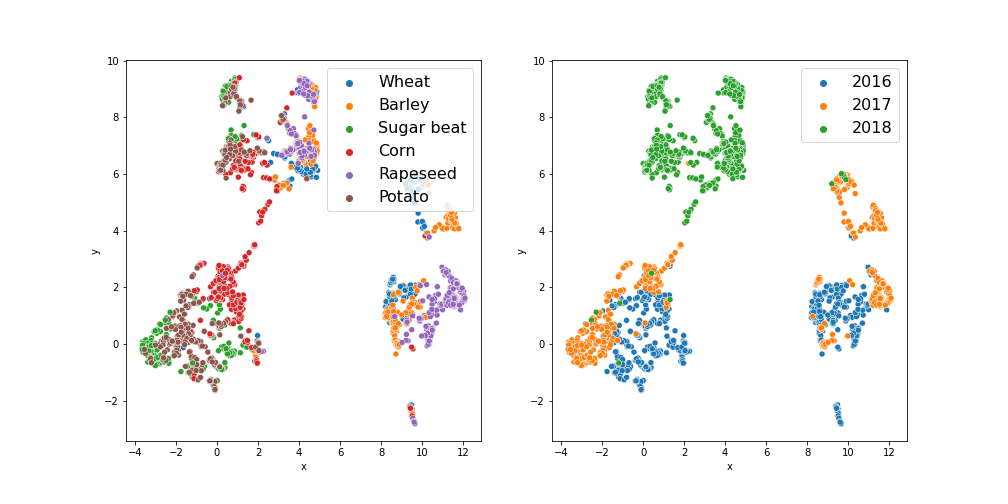

Write the Python code that produced this figure.
# %%
import sklearn.datasets
import pandas as pd
import numpy as np
import umap
import umap.plot
import lightly

import torch
import seaborn as sns
import numpy as np

import sys
sys.path.append('./model')
sys.path.append('..')

from model import *
from processing import *
import math

from sklearn.datasets import load_digits
from sklearn.model_selection import train_test_split
from sklearn.preprocessing import StandardScaler
import matplotlib.pyplot as plt

# %%
# set the path to the dataset
path_to_data = '../../data/simpsons_100/'
batch_size = 16
input_size = 256
num_workers = 0
seed = 1
epochs = 50

# seed torch and numpy
torch.manual_seed(0)
np.random.seed(0)

# define the augmentations for self-supervised learning
collate_fn = lightly.data.ImageCollateFunction(
    input_size=input_size,
    # require invariance to flips and rotations
    hf_prob=0.5,
    vf_prob=0.5,
    rr_prob=0.5,
    # satellite images are all taken from the same height
    # so we use only slight random cropping
    min_scale=0.5,
    # use a weak color jitter for invariance w.r.t small color changes
    cj_prob=0.2,
    cj_bright=0.1,
    cj_contrast=0.1,
    cj_hue=0.1,
    cj_sat=0.1,
)
# create a torchvision transformation for embedding the dataset after training
# here, we resize the images to match the input size during training and apply
# a normalization of the color channel based on statistics from imagenet
test_transforms = torchvision.transforms.Compose([
    torchvision.transforms.Resize((input_size, input_size)),
    torchvision.transforms.ToTensor(),
    torchvision.transforms.Normalize(
        mean=lightly.data.collate.imagenet_normalize['mean'],
        std=lightly.data.collate.imagenet_normalize['std'],
    )
])


dataset_train_simsiam = lightly.data.LightlyDataset(
    input_dir=path_to_data
)

# create a dataloader for training
dataloader_train_simsiam = torch.utils.data.DataLoader(
    dataset_train_simsiam,
    batch_size=batch_size,
    shuffle=True,
    collate_fn=collate_fn,
    drop_last=True,
    num_workers=num_workers
)

# create a lightly dataset for embedding
dataset_test = lightly.data.LightlyDataset(
    input_dir=path_to_data,
    transform=test_transforms
)

# create a dataloader for embedding
dataloader_test = torch.utils.data.DataLoader(
    dataset_test,
    batch_size=batch_size,
    shuffle=False,
    drop_last=False,
    num_workers=num_workers
)


bavaria_reordered = pd.read_excel(
    '../../data/cropdata/Bavaria/sentinel-2/data2016-2018.xlsx', index_col=0)
bavaria_test_reordered = pd.read_excel(
    '../../data/cropdata/Bavaria/sentinel-2/TestData.xlsx', index_col=0)

train = utils.clean_bavarian_labels(bavaria_reordered)
test = utils.clean_bavarian_labels(bavaria_test_reordered)

#################################################
#main
#################################################
#https://umap-learn.readthedocs.io/en/latest/transform.html?highlight=classification%20accuracy
#https://umap-learn.readthedocs.io/en/latest/aligned_umap_basic_usage.html

#mapper = umap.UMAP().fit(embeddings_2d)
#umap.plot.points(mapper, color_key_cmap='Paired', background='black')
# %%
test = train.columns.values.tolist()
test.remove('NC')
test.remove('area')
#test.remove('Year')

# %%
train = train[train.NC != 0]
train.NC.unique()
# %%
train.describe()
# %%
#sns.pairplot(train, hue='NC')
# %%
reducer = umap.UMAP()
_data = train[test].values
scaled_data = StandardScaler().fit_transform(_data)

embedding = reducer.fit_transform(scaled_data)
embedding.shape
# %%
train.NC.values
# %%
import matplotlib.pyplot as plt
from matplotlib.colors import ListedColormap
colors = ['b', 'c', 'y', 'm', 'r','r']
values = train.NC.values
classes = ['A', 'B', 'C', 'D', 'E', 'F']
colours = ListedColormap(colors)

ax = plt.subplot(111)
ax.scatter(
    embedding[:, 0],
    embedding[:, 1],
    c=values,  s = 0.4)

#plt.legend()
plt.legend(handles=scatter.legend_elements()[0])
plt.title('UMAP Representation', fontsize=24)
# %%

# %%


# %%
plt.savefig('foo.png')
# %%
from io import BytesIO
from PIL import Image
import base64
from bokeh.plotting import figure, show, output_notebook
from bokeh.models import HoverTool, ColumnDataSource, CategoricalColorMapper
from bokeh.palettes import Spectral10

output_notebook()

# %%

train.NC
# %%
digits_df = pd.DataFrame(embedding, columns=('x', 'y'))
digits_df['digit'] = [str(x) for x in train.NC]
digits_df['year'] = [str(x) for x in train.Year]

datasource = ColumnDataSource(digits_df)
color_mapping = CategoricalColorMapper(palette=["red", "blue",'orange','black','grey','yellow'], factors=["1", "2", "3", "4", "5", "6"])

plot_figure = figure(
    title='UMAP projection dataset',
    plot_width=600,
    plot_height=600,
    tools=('pan, wheel_zoom, reset')
)

plot_figure.add_tools(HoverTool(tooltips="""
<div>
    <div>
        <span style='font-size: 16px; color: #224499'>Digit:</span>
        <span style='font-size: 18px'>@digit</span>
        <span style='font-size: 18px'>@year</span>
    </div>
</div>
"""))

plot_figure.circle(
    'x',
    'y',
    source=datasource,
    color=dict(field='digit', transform=color_mapping),
    line_alpha=0.6,
    fill_alpha=0.6,
    size=4
)
show(plot_figure)
# %%
test = digits_df.copy()
test['digit'] = test['digit'].astype(int)
mymap = {1:'Potato', 2:'Barley', 3:'Corn', 4:'Rapeseed', 5:'Wheat', 6:'Sugar beat'}
test = test.applymap(lambda x: mymap.get(x) if x in mymap else x)

import seaborn as sns
fig, (ax1,ax2) = plt.subplots(1,2,figsize=(14,7))
sns.scatterplot(data=test, hue='digit', x='x', y='y',ax=ax1)
ax1.legend(loc='upper right', fontsize=16)
sns.scatterplot(data=test, hue='year', x='x', y='y',ax=ax2)
ax2.legend(loc='upper right', fontsize=16)
#plt.savefig('scattplt.legend(loc=2)
fig.savefig('embeddings.png')

ax1.set_ylabel('')
ax1.set_xlabel('')
ax2.set_ylabel('')
ax2.set_xlabel('')
plt.show()

# %%
from io import BytesIO
from PIL import Image
import base64

def embeddable_image(data):
    img_data = 255 - 15 * data.astype(np.uint8)
    image = Image.fromarray(img_data, mode='L').resize((64, 64), Image.BICUBIC)
    buffer = BytesIO()
    image.save(buffer, format='png')
    for_encoding = buffer.getvalue()
    return 'data:image/png;base64,' + base64.b64encode(for_encoding).decode()
# %%
plt.scatter(u[:,0], u[:,1], c=data)
plt.title('UMAP embedding of random colours');
# %%
'''Lets do some classification stuf here'''
from sklearn.model_selection import train_test_split, cross_val_score
X_train, X_test, y_train, y_test = train_test_split(train,
                                                    train.NC,
                                                    shuffle =True,
                                                    stratify=train.NC,
                                                    random_state=42)

# %%
from sklearn.svm import SVC
svc = SVC().fit(X_train[test], y_train)
svc.score(X_test[test], y_test)
# %%
trans = umap.UMAP(n_neighbors=6, random_state=42).fit(X_train[test])
# %%
plt.scatter(trans.embedding_[:, 0], trans.embedding_[:, 1], s= 5, c=y_train, cmap='Spectral')
plt.title('Embedding of the training set by UMAP', fontsize=24);
# %%
svc = SVC().fit(trans.embedding_, y_train)
# %%
%time test_embedding = trans.transform(X_test[test])
plt.scatter(test_embedding[:, 0], test_embedding[:, 1], s= 5, c=y_test, cmap='Spectral')
plt.title('Embedding of the test set by UMAP', fontsize=24);
# %%
svc.score(trans.transform(X_test[test]), y_test)
# %%
X_test[test].head()
# %%
from sklearn.neighbors import KNeighborsClassifier
knn = KNeighborsClassifier().fit(trans.embedding_, y_train)
knn.score(trans.transform(X_test[test]), y_test)
# %%
